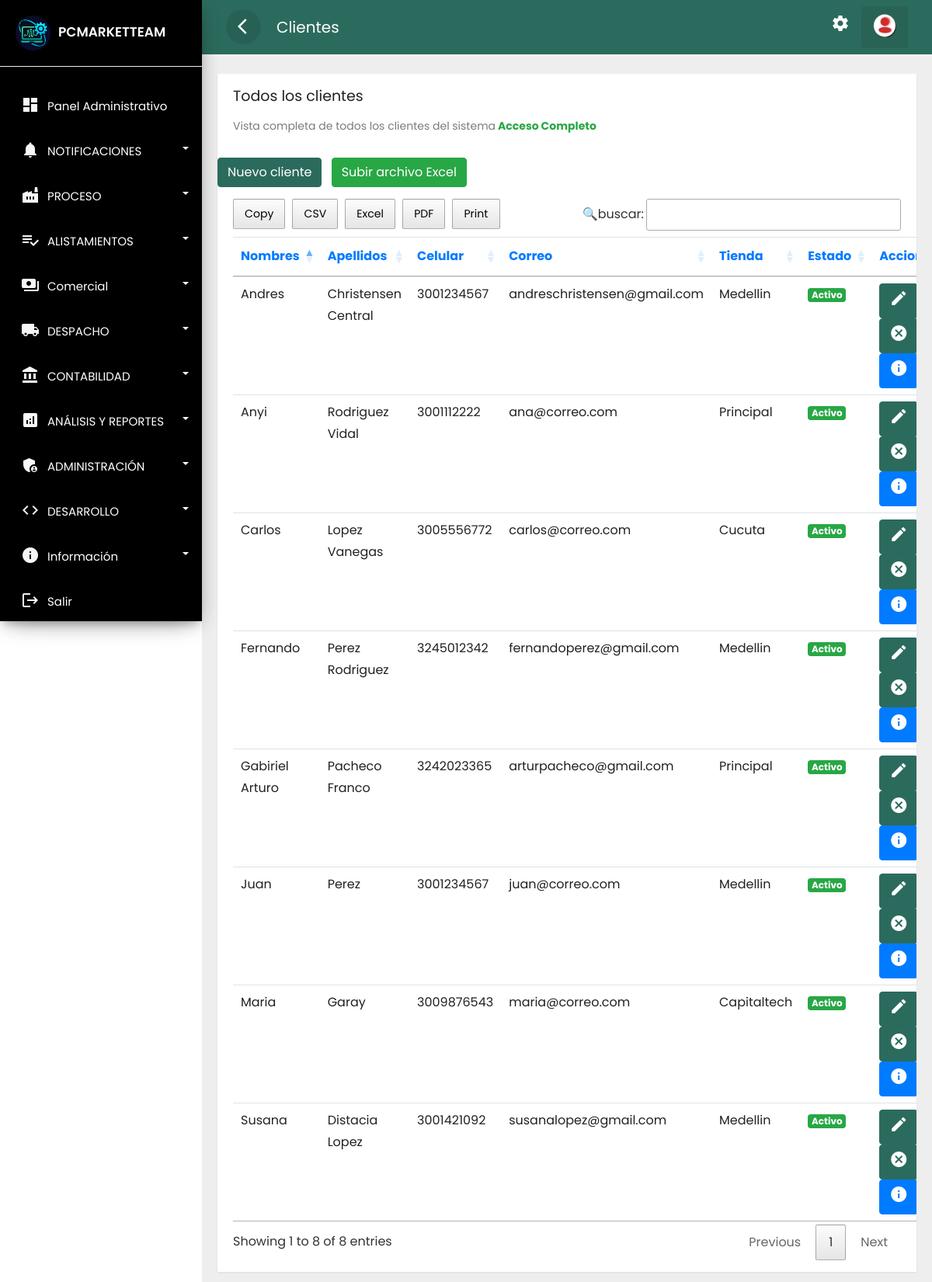
The page /clientes/mostrar.php (signed in) on the database its author committed.
### tables this page shows
CREATE TABLE `usuarios` (
  `id` int NOT NULL primary key auto_increment,
  `nombre` varchar(30) NOT NULL,
  `usuario` varchar(45) NOT NULL,
  `correo` varchar(30) NOT NULL,
  `clave` text NOT NULL,
  `rol` char(1) NOT NULL,
  `foto` varchar(450) DEFAULT 'reere.webp',
  `estado` char(1) NOT NULL,
  `fere` timestamp NOT NULL DEFAULT CURRENT_TIMESTAMP,
  `idsede` varchar(25) DEFAULT NULL,
  `cumple` varchar(45) DEFAULT NULL COMMENT 'Fecha de cumpleaños del usuario'
);

CREATE TABLE `clientes` (
  `idclie` int NOT NULL primary key auto_increment,
  `numid` char(50) NOT NULL,
  `nomcli` text NOT NULL,
  `apecli` text NOT NULL,
  `naci` date NOT NULL DEFAULT '1900-01-01',
  `correo` text NOT NULL,
  `celu` char(10) NOT NULL,
  `estad` varchar(15) NOT NULL,
  `fere` timestamp NOT NULL DEFAULT CURRENT_TIMESTAMP,
  `dircli` text,
  `ciucli` text,
  `idsede` text,
  `canal_venta` varchar(255) DEFAULT NULL,
  `tipo_cliente` varchar(100) DEFAULT NULL
);

### public_html/clientes/mostrar.php (the view, shortened to what this page needs)
<?php if(isset($_SESSION['id'])) { ?>
<!doctype html>
<html lang="es">
<head>
    <link rel="stylesheet" href="../assets/css/bootstrap.min.css">
    <link rel="stylesheet" href="../assets/css/custom.css">
    <link rel="stylesheet" href="../assets/css/loader.css">
    <link rel="stylesheet" type="text/css" href="../assets/css/datatable.css">
    <link rel="stylesheet" type="text/css" href="../assets/css/buttonsdataTables.css">
    <link rel="stylesheet" type="text/css" href="../assets/css/font.css">
</head>
<body>
    <div class="wrapper">
        <?php    include_once '../layouts/nav.php';  include_once '../layouts/menu_data.php';    ?>
        <nav id="sidebar">
            <div class="sidebar-header">
                <h3><img src="../assets/img/favicon.webp" class="img-fluid"><span>PCMARKETTEAM</span></h3>
            </div>
        </nav>
        <div id="content">
            <div class="top-navbar">
                <nav class="navbar navbar-expand-lg">
                    <div class="container-fluid">
                        <button type="button" id="sidebarCollapse" class="d-xl-block d-lg-block d-md-mone d-none">
                            <span class="material-icons">arrow_back_ios</span>
                        </button>
                        <a class="navbar-brand" href="#"> Clientes </a>
                        <div class="collapse navbar-collapse d-lg-block d-xl-block d-sm-none d-md-none d-none"
                            id="navbarSupportedContent">
                            <ul class="nav navbar-nav ml-auto">
                                <li class="nav-item">
                                    <a class="nav-link" href="../cuenta/configuracion.php">
                                        <span class="material-icons">settings</span>
                                    </a>
                                </li>
                                <li class="dropdown nav-item active">
                                    <a href="#" class="nav-link" data-toggle="dropdown">
                                        <img src="../assets/img/reere.webp">
                                    </a>
                                </li>
                            </ul>
                        </div>
                    </div>
                </nav>
            </div>
            <div class="main-content">
                <?php
                require '../../config/ctconex.php';
                $userIdSede = null;
                try {
                    $sqlUserInfo = "SELECT idsede FROM usuarios WHERE id = :id LIMIT 1";
                    $stmtUserInfo = $connect->prepare($sqlUserInfo);
                    $stmtUserInfo->execute([':id' => $_SESSION['id']]);
                    $userData = $stmtUserInfo->fetch(PDO::FETCH_ASSOC);
                    if ($userData) {
                        $userIdSede = !empty($userData['idsede']) ? trim($userData['idsede']) : null;
                    }
                } catch (PDOException $e) {
                    error_log("Error al obtener idsede del usuario: " . $e->getMessage());
                }
                $tituloSede = "Clientes recientes";
                $descripcionSede = "Nuevos clientes recientes añadidos";
                if ($userIdSede === "Todo") {
                    $tituloSede = "Todos los clientes";
                    $descripcionSede =  "Vista completa de todos los clientes del sistema" . "<strong style='color: #28a745;'>" . " Acceso Completo" ."</strong>";
                } elseif (!empty($userIdSede)) {
                    $tituloSede = "Clientes de sede: " . htmlspecialchars($userIdSede);
                    $descripcionSede = "Clientes registrados en la sede " . "<strong style='color: blue;' >" . htmlspecialchars($userIdSede)  . "</strong>";
                }
                ?>
                <div class="row ">
                    <div class="col-lg-12 col-md-12">
                        <div class="card" style="min-height: 485px">
                            <div class="card-header card-header-text">
                                <h4 class="card-title"><?php echo $tituloSede; ?></h4>
                                <p class="category"><?php echo $descripcionSede; ?></p>
                            </div>
                            <br>
                            <?php if (!empty($userIdSede)): ?>
                            <a href="../clientes/nuevo.php" class="btn btn-danger text-white">Nuevo cliente</a>
                            <a href="../clientes/importar.php" class="btn btn-success text-white ml-2">Subir archivo Excel</a>
                            <?php endif; ?>
                            <br>
                            <div class="card-content table-responsive">
                                <?php
                                if (empty($userIdSede)) {
                                    echo '<div class="alert alert-warning" role="alert">';
                                    echo '<strong>Sin acceso!</strong> No tienes una sede asignada. Por favor contacta al administrador.';
                                    echo '</div>';
                                } else {
                                    if ($userIdSede === "Todo") {
                                        $sentencia = $connect->prepare("SELECT * FROM clientes ORDER BY nomcli DESC;");
                                        $sentencia->execute();
                                    } else {
                                        $sentencia = $connect->prepare("SELECT * FROM clientes WHERE idsede = :sede ORDER BY nomcli DESC;");
                                        $sentencia->execute([':sede' => $userIdSede]);
                                    }
                                    $data = array();
                                    if($sentencia){
                                        while($r = $sentencia->fetchObject()){
                                            $data[] = $r;
                                        }
                                    }
                                ?>
                                <?php if(count($data)>0):?>
                                <table class="table table-hover" id="example">
                                    <thead class="text-primary">
                                        <tr>
                                            <th>Nombres</th>
                                            <th>Apellidos</th>
                                            <th>Celular</th>
                                            <th>Correo</th>
                                            <th>Tienda</th>
                                            <th>Estado</th>
                                            <th>Acciones</th>
                                        </tr>
                                    </thead>
                                    <tbody>
                                        <?php foreach($data as $g):?>
                                        <tr>
                                            <td><?php echo  $g->nomcli; ?></td>
                                            <td><?php echo  $g->apecli; ?></td>
                                            <td><?php echo  $g->celu; ?></td>
                                            <td><?php echo  $g->correo; ?></td>
                                            <td><?php echo  $g->idsede; ?></td>
                                            <td><?php    if($g->estad =='Activo')  { ?>
                                                <span class="badge badge-success">Activo</span>
                                                <?php  }   else {?>
                                                <span class="badge badge-danger">Inactivo</span>
                                                <?php  } ?>
                                            </td>
                                            <td>
                                                <?php    if($g->estad =='Activo')  { ?>
                                                <a class="btn btn-warning text-white"
                                                    href="../clientes/actualizar.php?id=<?php echo  $g->idclie; ?>"><i
                                                        class='material-icons' data-toggle='tooltip'
                                                        title='editar'>edit</i></a>
                                                <a class="btn btn-danger text-white"
                                                    href="../clientes/eliminar.php?id=<?php echo  $g->idclie; ?>"><i
                                                        class='material-icons' data-toggle='tooltip'
                                                        title='cancelar'>cancel</i></a>
                                                <a class="btn btn-primary text-white"
                                                    href="../clientes/informacion.php?id=<?php echo  $g->idclie; ?>"><i
                                                        class='material-icons' data-toggle='tooltip'
                                                        title='crear'>info</i></a>
                                                <?php  } ?>
                                            </td>
                                        </tr>
                                        <?php endforeach; ?>
                                    </tbody>
                                </table>
                                <?php endif; ?>
                                <?php }  ?>
                            </div>
                        </div>
                    </div>
                </div>
            </div>
        </div>
    </div>
</body>
</html>
<?php }else{
    header('Location: ../error404.php');
} ?>

### public_html/assets/css/custom.css (style rules this page uses)
body, html { line-height: 1.8; font-family: 'Poppins', sans-serif; color: #555e58; text-transform:none; text-rendering: optimizeLegibility !important; -webkit-font-smoothing: antialiased !important; font-weight: 400; margin:0px; padding:0px; }
h1, h2, h3, h4, h5, h6, .h1, .h2, .h3, .h4 { font-weight: 400; line-height: 1.5em; }
p { font-size: 15px; margin: 12px 0 0; line-height: 24px; }
button { cursor:pointer; }
.wrapper { position: relative; width:100%; overflow:auto; }
#sidebar { position:fixed; height:100vh!important; top: 0; bottom: 0; left: 0; z-index:11; width: 260px; overflow:auto; transition:all 0.3s ; background: black; box-shadow: 0 10px 30px -12px rgb(0 0 0 / 42%), 0 4px 25px 0px rgb(0 0 0 / 12%), 0 8px 10px -5px rgb(0 0 0 / 20%); }
#sidebar .sidebar-header { padding:20px; background-color:black; border-bottom:1px solid #eee; }
.sidebar-header h3 { color:white; font-size:17px; margin:0px; text-transform:none; transition:all 0.5s ease; font-weight:600; }
.sidebar-header h3 img { width:45px; margin-right:10px; }
#content { position: relative; transition: all 0.3s; background-color: #EEEEEE; }
.top-navbar { width:100%; z-index:9; position:relative; }
.main-content { padding:10px 20px 0px 20px; position: relative; width: 100%; }
.navbar { background-color: #2B6B5D; color: #FFFFFF; }
.navbar-brand { color: #FFFFFF; }
.navbar button { background-color:transparent; border:none; }
.navbar button span { color:#fff; }
#sidebarCollapse { border-radius:50%; width:45px; height:45px; text-align:center; line-height:45px; margin-right:20px; border:none; color: #FFFFFF; background-color: rgba(0, 0, 0, 0.09); }
#sidebarCollapse span { margin: 9px; padding: 0px; }
.navbar-nav > li.active { color: #FFFFFF; border-radius:4px; background-color: rgba(0, 0, 0, 0.08); }
.navbar-nav > li > a { color: #FFFFFF; }
.navbar-nav li a { position: relative; display: block; padding: 10px 15px!important; }
.card { margin: 10px 0; }
.card { border-radius: 0px!important; }
.card { display: inline-block; position: relative; border:none!important; width: 100%; margin:15px 0; box-shadow: 0 1px 2px rgb(0 0 0 / 8%); border-radius: 6px; color: rgba(0,0,0, 0.87); background: #fff; }
.card .card-header { padding: 15px 20px 0; z-index: 3; background-color:#fff!important; border-bottom:none; }
.card .card-content { padding: 15px 20px; position: relative; }
.card .category:not([class*="text-"]) { color: #7b7b7b; font-size: 14px; font-weight: 400; }
.card .card-title:not(.card-calendar .card-title) { margin-top: 0; margin-bottom: 5px; }
.card .card-header-text h4 { margin-top: 0; margin-bottom: 3px; font-size:19px; font-weight: 400; color: #222222; text-decoration: none; }
.table > thead > tr > th { border-bottom-width: 1px; font-size: 16px; font-weight: 400; }
@media only screen and (min-width:992px) { #content { width: calc(100% - 260px); position: relative; float: right; transition: all 0.3s; background-color: #EEEEEE; } }

### rows shown on the page
usuarios: idsede "Todos los clientes"
clientes: nomcli "Susana", apecli "Distacia Lopez", celu "3001421092", correo "susanalopez@gmail.com", idsede "Medellin", estad "Activo"
clientes: nomcli "Maria", apecli "Garay", celu "3009876543", correo "maria@correo.com", idsede "Capitaltech", estad "Activo"
clientes: nomcli "Juan", apecli "Perez", celu "3001234567", correo "juan@correo.com", idsede "Medellin", estad "Activo"
clientes: nomcli "Gabiriel Arturo", apecli "Pacheco Franco", celu "3242023365", correo "arturpacheco@gmail.com", idsede "Principal", estad "Activo"
clientes: nomcli "Fernando", apecli "Perez Rodriguez", celu "3245012342", correo "fernandoperez@gmail.com", idsede "Medellin", estad "Activo"
clientes: nomcli "Carlos", apecli "Lopez Vanegas", celu "3005556772", correo "carlos@correo.com", idsede "Cucuta", estad "Activo"
clientes: nomcli "Anyi", apecli "Rodriguez Vidal", celu "3001112222", correo "ana@correo.com", idsede "Principal", estad "Activo"
clientes: nomcli "Andres", apecli "Christensen Central", celu "3001234567", correo "andreschristensen@gmail.com", idsede "Medellin", estad "Activo"

### other values the page prints
$label "Panel Administrativo"
$label "NOTIFICACIONES"
$label "PROCESO"
$label "ALISTAMIENTOS"
$label "Comercial"
$label "DESPACHO"
$label "CONTABILIDAD"
$label "ANÁLISIS Y REPORTES"
$label "ADMINISTRACIÓN"
$label "DESARROLLO"
$label "Información"
$label "Salir"
